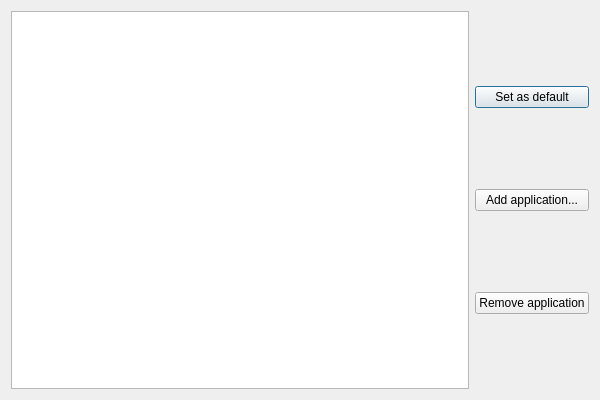
<?xml version="1.0" encoding="UTF-8"?>
<ui version="4.0">
 <class>dialog</class>
 <widget class="QDialog" name="dialog">
  <property name="geometry">
   <rect>
    <x>0</x>
    <y>0</y>
    <width>600</width>
    <height>400</height>
   </rect>
  </property>
  <property name="windowTitle">
   <string>Dialog</string>
  </property>
  <layout class="QHBoxLayout" name="horizontalLayout_2">
   <item>
    <widget class="QListView" name="appsView"/>
   </item>
   <item>
    <layout class="QVBoxLayout" name="buttonsLayout">
     <property name="sizeConstraint">
      <enum>QLayout::SetDefaultConstraint</enum>
     </property>
     <item>
      <widget class="QPushButton" name="setAsDefault">
       <property name="text">
        <string>Set as default</string>
       </property>
      </widget>
     </item>
     <item>
      <widget class="QPushButton" name="addApplication">
       <property name="text">
        <string>Add application...</string>
       </property>
      </widget>
     </item>
     <item>
      <widget class="QPushButton" name="removeApplication">
       <property name="text">
        <string>Remove application</string>
       </property>
      </widget>
     </item>
    </layout>
   </item>
  </layout>
 </widget>
 <resources/>
 <connections/>
</ui>
